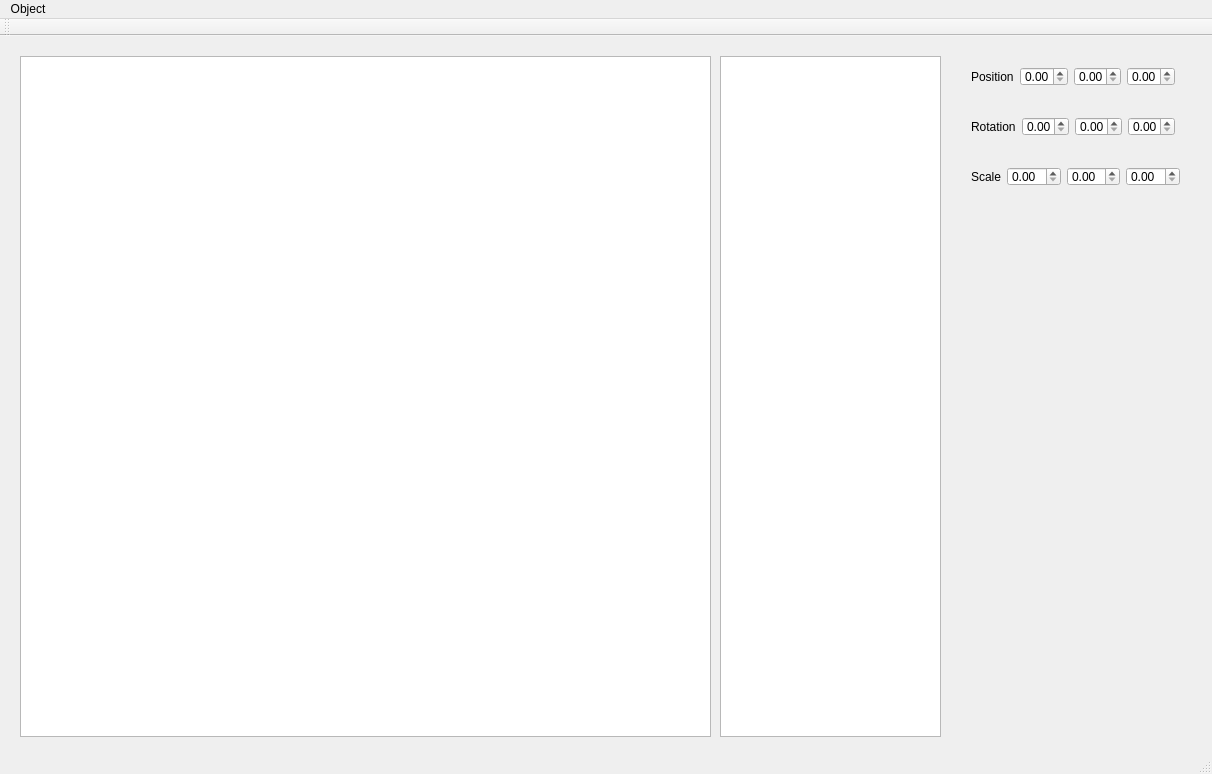
<?xml version="1.0" encoding="UTF-8"?>
<ui version="4.0">
 <class>MainWindow</class>
 <widget class="QMainWindow" name="MainWindow">
  <property name="geometry">
   <rect>
    <x>0</x>
    <y>0</y>
    <width>1212</width>
    <height>774</height>
   </rect>
  </property>
  <property name="windowTitle">
   <string>MainWindow</string>
  </property>
  <widget class="QWidget" name="centralWidget">
   <widget class="QGraphicsView" name="graphicsView">
    <property name="geometry">
     <rect>
      <x>20</x>
      <y>20</y>
      <width>691</width>
      <height>681</height>
     </rect>
    </property>
   </widget>
   <widget class="QWidget" name="horizontalLayoutWidget">
    <property name="geometry">
     <rect>
      <x>960</x>
      <y>20</y>
      <width>226</width>
      <height>41</height>
     </rect>
    </property>
    <layout class="QHBoxLayout" name="horizontalLayout">
     <item>
      <widget class="QLabel" name="label_3">
       <property name="text">
        <string>Position</string>
       </property>
      </widget>
     </item>
     <item>
      <widget class="QDoubleSpinBox" name="transform_pos_x"/>
     </item>
     <item>
      <widget class="QDoubleSpinBox" name="transform_pos_y"/>
     </item>
     <item>
      <widget class="QDoubleSpinBox" name="transform_pos_z"/>
     </item>
    </layout>
   </widget>
   <widget class="QWidget" name="horizontalLayoutWidget_2">
    <property name="geometry">
     <rect>
      <x>960</x>
      <y>70</y>
      <width>226</width>
      <height>41</height>
     </rect>
    </property>
    <layout class="QHBoxLayout" name="horizontalLayout_2">
     <item>
      <widget class="QLabel" name="label_2">
       <property name="text">
        <string>Rotation</string>
       </property>
      </widget>
     </item>
     <item>
      <widget class="QDoubleSpinBox" name="transform_rot_x"/>
     </item>
     <item>
      <widget class="QDoubleSpinBox" name="transform_rot_y"/>
     </item>
     <item>
      <widget class="QDoubleSpinBox" name="transform_rot_z"/>
     </item>
    </layout>
   </widget>
   <widget class="QWidget" name="horizontalLayoutWidget_3">
    <property name="geometry">
     <rect>
      <x>960</x>
      <y>120</y>
      <width>231</width>
      <height>41</height>
     </rect>
    </property>
    <layout class="QHBoxLayout" name="horizontalLayout_3">
     <item>
      <widget class="QLabel" name="label">
       <property name="text">
        <string>Scale</string>
       </property>
      </widget>
     </item>
     <item>
      <widget class="QDoubleSpinBox" name="transform_scale_x"/>
     </item>
     <item>
      <widget class="QDoubleSpinBox" name="transform_scale_y"/>
     </item>
     <item>
      <widget class="QDoubleSpinBox" name="transform_scale_z"/>
     </item>
    </layout>
   </widget>
   <widget class="QListWidget" name="scene_objects">
    <property name="geometry">
     <rect>
      <x>720</x>
      <y>20</y>
      <width>221</width>
      <height>681</height>
     </rect>
    </property>
   </widget>
   <zorder>graphicsView</zorder>
   <zorder>horizontalLayoutWidget</zorder>
   <zorder>horizontalLayoutWidget_2</zorder>
   <zorder>horizontalLayoutWidget_3</zorder>
   <zorder>label</zorder>
   <zorder>scene_objects</zorder>
  </widget>
  <widget class="QMenuBar" name="menuBar">
   <property name="geometry">
    <rect>
     <x>0</x>
     <y>0</y>
     <width>1212</width>
     <height>21</height>
    </rect>
   </property>
   <widget class="QMenu" name="menuObject">
    <property name="title">
     <string>Object</string>
    </property>
    <widget class="QMenu" name="menuAdd">
     <property name="title">
      <string>Lights</string>
     </property>
     <addaction name="actionDirectional_Light"/>
     <addaction name="actionPoint_Light"/>
    </widget>
    <widget class="QMenu" name="menuPrimitives">
     <property name="title">
      <string>Primitives</string>
     </property>
     <addaction name="actionCube"/>
     <addaction name="actionPlane"/>
    </widget>
    <widget class="QMenu" name="menuGameObjects">
     <property name="title">
      <string>GameObjects</string>
     </property>
     <addaction name="separator"/>
    </widget>
    <addaction name="menuAdd"/>
    <addaction name="menuPrimitives"/>
    <addaction name="separator"/>
    <addaction name="menuGameObjects"/>
   </widget>
   <addaction name="menuObject"/>
  </widget>
  <widget class="QToolBar" name="mainToolBar">
   <attribute name="toolBarArea">
    <enum>TopToolBarArea</enum>
   </attribute>
   <attribute name="toolBarBreak">
    <bool>false</bool>
   </attribute>
  </widget>
  <widget class="QStatusBar" name="statusBar"/>
  <action name="actionDirectional_Light">
   <property name="text">
    <string>Directional Light</string>
   </property>
  </action>
  <action name="actionPoint_Light">
   <property name="text">
    <string>Point Light</string>
   </property>
  </action>
  <action name="actionCube">
   <property name="text">
    <string>Cube</string>
   </property>
  </action>
  <action name="actionPlane">
   <property name="text">
    <string>Plane</string>
   </property>
  </action>
 </widget>
 <layoutdefault spacing="6" margin="11"/>
 <resources/>
 <connections/>
</ui>
